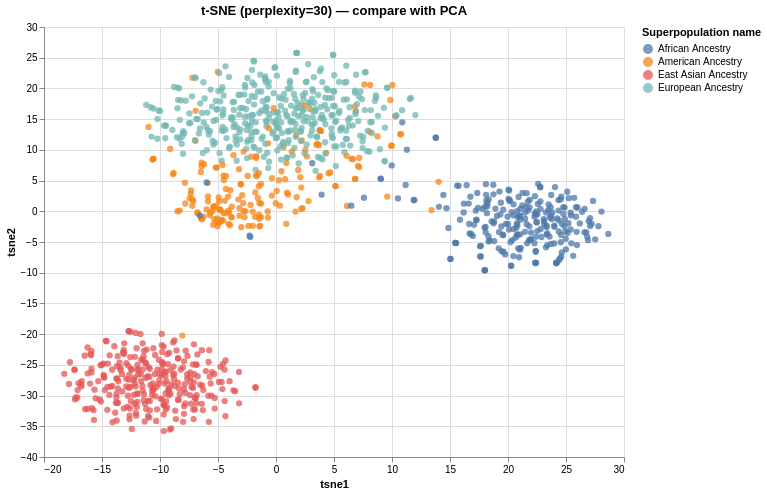

Notebook source saved alongside this figure:
### Markdown cell above
## 8 - t-SNE Comparison

### Code cell
# t-SNE for visual comparison only (~2-5 minutes to run)
print('Running t-SNE...')
X_tsne = TSNE(
    n_components=2,
    learning_rate='auto',
    init='pca', # pca init is more stable than random
    random_state=42, # fix the seed for reproducibility
    perplexity=30 # default -- do NOT tune to get a 'nicer' plot
).fit_transform(matrix)

df_plot['tsne1'] = X_tsne[:,0]
df_plot['tsne2'] = X_tsne[:,1]

chart_tsne = alt.Chart(df_plot).mark_circle(size=40, opacity=0.75).encode(
    x='tsne1:Q', y='tsne2:Q',
    color=alt.Color('Superpopulation name:N',
        scale=alt.Scale(scheme='tableau10')),
    tooltip=['Sample:N', 'Population name:N']
).properties(title='t-SNE (perplexity=30) — compare with PCA',
    width=580, height=430).interactive()
 
chart_tsne.save('/Users/tim/bioinformatics-portfolio/01b-genes-and-geography/results/figures/tsne_superpopulation.html')
chart_tsne

### Figure 1 — Vega-Lite specification as saved in the notebook (floating-point values rounded to 4 significant figures; data arrays with more than 128 entries replaced by an {"elided": "..."} marker saying what was removed)
{"config": {"view": {"continuousWidth": 300, "continuousHeight": 300}}, "data": {"name": "data-33d1250b6755dcc703b993b29f049c6d"}, "mark": {"type": "circle", "opacity": 0.75, "size": 40}, "encoding": {"color": {"field": "Superpopulation name", "scale": {"scheme": "tableau10"}, "type": "nominal"}, "tooltip": [{"field": "Sample", "type": "nominal"}, {"field": "Population name", "type": "nominal"}], "x": {"field": "tsne1", "type": "quantitative"}, "y": {"field": "tsne2", "type": "quantitative"}}, "height": 430, "params": [{"name": "param_1e9efca18e7a2868", "select": {"type": "interval", "encodings": ["x", "y"]}, "bind": "scales"}], "title": "t-SNE (perplexity=30) — compare with PCA", "width": 580, "$schema": "https://vega.github.io/schema/vega-lite/v6.4.1.json", "datasets": {"data-33d1250b6755dcc703b993b29f049c6d": {"elided": "1092 records"}}}
